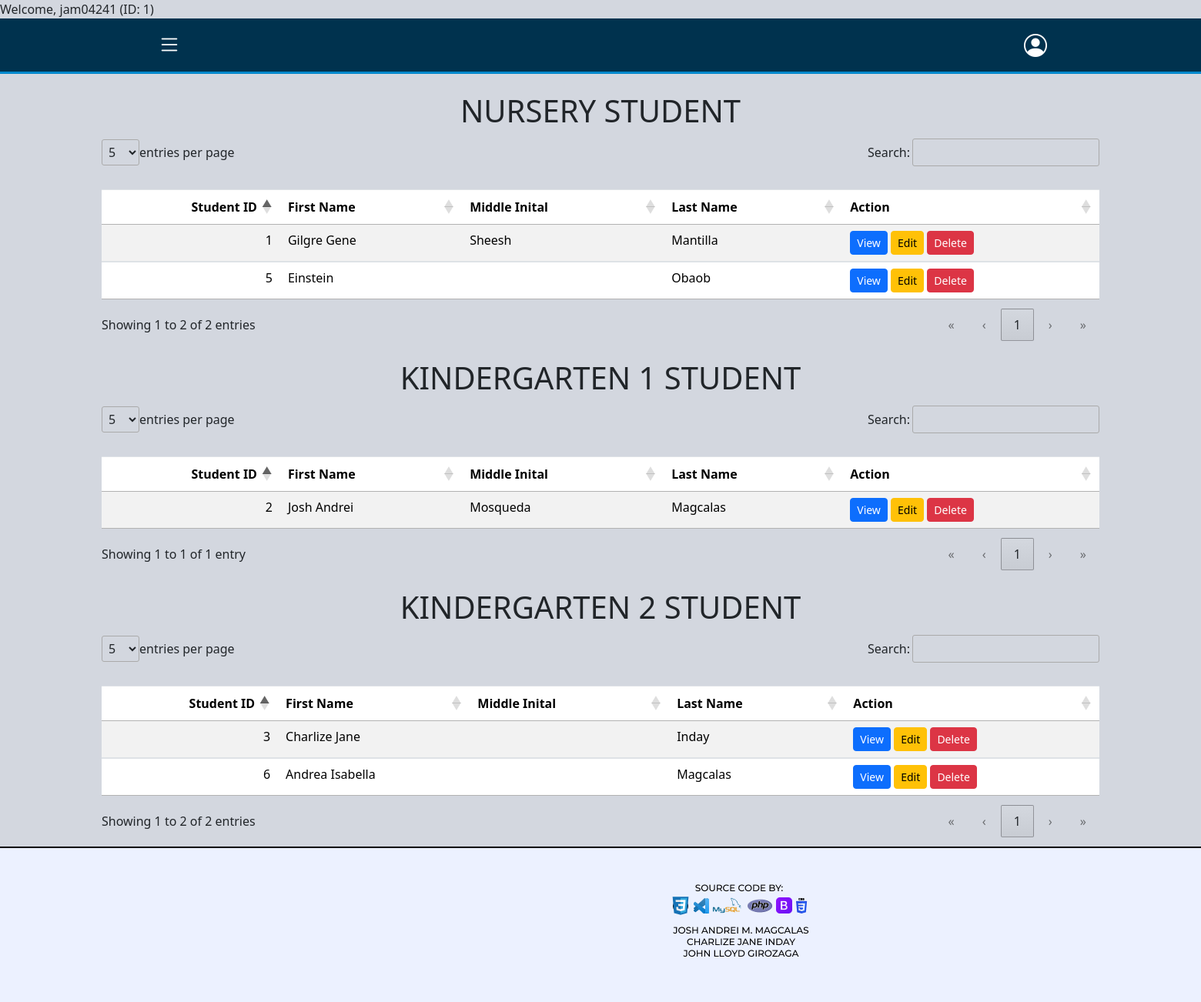
The app's page /website/student-listing.php (signed in) with its own data.
### tables this page shows
CREATE TABLE `tbl_student_info` (
  `student_id` int(11) NOT NULL,
  `enroll_category` enum('Nursery','Kindergarten_1','Kindergarten_2') DEFAULT NULL,
  `schoolyear` varchar(10) DEFAULT NULL,
  `last_name` varchar(50) NOT NULL,
  `first_name` varchar(100) NOT NULL,
  `middle_name` varchar(50) DEFAULT NULL,
  `street` text NOT NULL,
  `city` varchar(50) DEFAULT NULL,
  `zip_code` int(4) NOT NULL,
  `birthdate` date NOT NULL,
  `sex` enum('Male','Female') NOT NULL,
  `parent1` varchar(50) DEFAULT NULL,
  `parent1_contact` int(12) DEFAULT NULL,
  `parent2` varchar(50) DEFAULT NULL,
  `parent2_contact` int(12) DEFAULT NULL,
  `emergency_fullname` varchar(50) NOT NULL,
  `emergency_relationship` enum('mother','father','guardian','others') NOT NULL,
  `emergency_address` text NOT NULL,
  `emergency_contact_no` int(12) NOT NULL,
  `created_by` int(11) DEFAULT NULL,
  `date_created` timestamp NOT NULL DEFAULT current_timestamp(),
  `updated_by` int(11) DEFAULT NULL,
  `date_updated` timestamp NOT NULL DEFAULT current_timestamp(),
  `isactive` tinyint(1) NOT NULL
);

### website/student-listing.php (the view, shortened to what this page needs)
<?php
include "../database/dbconnect.php";
try {
    $nursery_students = [];
    $kindergarten1_students = [];
    $kindergarten2_students = [];
    $queries = [
        "SELECT
            student_id,
            first_name,
            middle_name,
            last_name
	    FROM
		    tbl_student_info
	    WHERE
		    enroll_category ='Nursery';",
        "SELECT
            student_id,
            first_name,
            middle_name,
            last_name
        FROM
            tbl_student_info
        WHERE
            enroll_category ='Kindergarten_1';",
        "SELECT
            student_id,
            first_name,
            middle_name,
            last_name
        FROM
            tbl_student_info
        WHERE
            enroll_category ='Kindergarten_2';"
    ];
    foreach ($queries as $index => $query) {
        if ($conn->multi_query($query)) {
            do {
                if ($result = $conn->store_result()) {
                    while ($row = $result->fetch_assoc()) {
                        if ($index == 0) {
                            $nursery_students[] = $row;
                        } elseif ($index == 1) {
                            $kindergarten1_students[] = $row;
                        } elseif ($index == 2) {
                            $kindergarten2_students[] = $row;
                        }
                    }
                }
            } while ($conn->next_result());
        } else {
            throw new Exception("Query Failed: " . $conn->error);
        }
    }
} catch (Exception $e) {
    echo "Error: " . $e->getMessage();
}
?>
<!DOCTYPE html>
<html lang="en">
<head>
    <link rel="stylesheet" href="/bootstrap/css/bootstrap.css">
    <link rel="stylesheet" href="/DataTables/datatables.min.css">
    <link href="https://cdn.jsdelivr.net/npm/bootstrap@4.6.2/dist/css/bootstrap.min.css" rel="stylesheet">
    <link href="https://cdn.jsdelivr.net/npm/bootstrap@5.3.2/dist/css/bootstrap.min.css" rel="stylesheet">
    <link href="https://cdn.jsdelivr.net/npm/bootstrap-icons/font/bootstrap-icons.css" rel="stylesheet">
    <link rel="stylesheet" href="https://cdnjs.cloudflare.com/ajax/libs/font-awesome/6.7.2/css/all.min.css">
    <link rel="stylesheet" href="../DataTables/datatables.css">
    <link rel="stylesheet" href="https://cdn.datatables.net/1.13.6/css/jquery.dataTables.min.css">
</head>
<body>
    <?php include"../Layouts/navbar.php"?>
    <div class="container mt-4">
        <h1 class="text-center">NURSERY STUDENT</h1>
            <table id="nursery-list" class="table table-striped mt-3">
                <thead>
                    <tr>
                        <th>Student ID</th>
                        <th>First Name</th>
                        <th>Middle Inital</th>
                        <th>Last Name</th>
                        <th>Action</th>
                    </tr>
                </thead>
                <tbody>
                <?php if (!empty($nursery_students)): ?>
                    <?php foreach ($nursery_students as $row): ?>
                        <tr>
                        <td><?= htmlspecialchars($row['student_id']) ?></td>
                        <td><?= htmlspecialchars($row['first_name']) ?></td>
                        <td><?= htmlspecialchars($row['middle_name']) ?></td>
                        <td><?= htmlspecialchars($row['last_name']) ?></td>
                            <td>
                            <button type="button" class="btn btn-primary btn-sm view-student-btn" data-id="<?= htmlspecialchars($row['student_id']) ?>" data-toggle="modal" data-target="#student-view">
                                View
                            </button>
                            <a class="btn btn-warning btn-sm edit-btn" href="update-enrollment-form.php?student_id=<?= htmlspecialchars($row['student_id']); ?>">
                                    Edit
                                </a>
                                <form action="../database/db_delete_student.php" method="POST" onsubmit="return confirm('Are you sure you want to delete this student?');" class="d-inline">
                                    <button type="submit" class="btn btn-danger btn-sm" >Delete</button>
                                </form>
                            </td>
                        </tr>
                        <?php endforeach; ?>
                    <?php else: ?>
                        <tr>
                            <td colspan="7" class="text-center">No students available</td>
                        </tr>
                    <?php endif; ?>
                </tbody>
            </table>
    </div>
    <div class="container mt-4">
        <h1 class="text-center">KINDERGARTEN 1 STUDENT</h1>
            <table id="kindergarten1-list" class="table table-striped mt-3">
                <thead>
                    <tr>
                        <th>Student ID</th>
                        <th>First Name</th>
                        <th>Middle Inital</th>
                        <th>Last Name</th>
                        <th>Action</th>
                    </tr>
                </thead>
                <tbody>
                    <?php if (!empty($kindergarten1_students)): ?>
                        <?php foreach ($kindergarten1_students as $row): ?>
                        <tr>
                        <td><?= htmlspecialchars($row['student_id']) ?></td>
                        <td><?= htmlspecialchars($row['first_name']) ?></td>
                        <td><?= htmlspecialchars($row['middle_name']) ?></td>
                        <td><?= htmlspecialchars($row['last_name']) ?></td>
                            <td>
                            <button type="button" class="btn btn-primary btn-sm view-student-btn" data-id="<?= htmlspecialchars($row['student_id']) ?>" data-toggle="modal" data-target="#student-view">
                                View
                            </button>
                                <a class="btn btn-warning btn-sm edit-btn" href="update-enrollment-form.php?student_id=<?= htmlspecialchars($row['student_id']); ?>">
                                    Edit
                                </a>
                                <form action="../database/db_delete_student.php" method="POST" onsubmit="return confirm('Are you sure you want to delete this student?');" class="d-inline">
                                    <button type="submit" class="btn btn-danger btn-sm" >Delete</button>
                                </form>
                            </td>
                        </tr>
                            <?php endforeach; ?>
                        <?php else: ?>
                        <tr>
                            <td colspan="7" class="text-center">No students available</td>
                        </tr>
                    <?php endif; ?>
                </tbody>
            </table>
    </div>
        <div class="container mt-4">
        <h1 class="text-center">KINDERGARTEN 2 STUDENT</h1>
            <table id="kindergarten2-list" class="table table-striped mt-3">
                <thead>
                    <tr>
                        <th>Student ID</th>
                        <th>First Name</th>
                        <th>Middle Inital</th>
                        <th>Last Name</th>
                        <th>Action</th>
                    </tr>
                </thead>
                <tbody>
                <?php if (!empty($kindergarten2_students)): ?>
                    <?php foreach ($kindergarten2_students as $row): ?>
                        <tr>
                            <td><?= htmlspecialchars($row['student_id']) ?></td>
                            <td><?= htmlspecialchars($row['first_name']) ?></td>
                            <td><?= htmlspecialchars($row['middle_name']) ?></td>
                            <td><?= htmlspecialchars($row['last_name']) ?></td>
                            <td>
                            <button type="button" class="btn btn-primary btn-sm view-student-btn" data-id="<?= htmlspecialchars($row['student_id']) ?>" data-toggle="modal" data-target="#student-view">
                                View
                            </button>
                                <a class="btn btn-warning btn-sm edit-btn" href="update-enrollment-form.php?student_id=<?= htmlspecialchars($row['student_id']); ?>">
                                    Edit
                                </a>
                                <form action="../database/db_delete_student.php" method="POST" onsubmit="return confirm('Are you sure you want to delete this student?');" class="d-inline">
                                    <button type="submit" class="btn btn-danger btn-sm" >Delete</button>
                                </form>
                            </td>
                        </tr>
                        <?php endforeach; ?>
                        <?php else: ?>
                        <tr>
                            <td colspan="7" class="text-center">No students available</td>
                        </tr>
                    <?php endif; ?>
                </tbody>
            </table>
    </div>
    <div class="footer">
        <img src="../images/FOOTER.png" alt="Footer" class="footer-img">
    </div>
</body>
</html>

### DataTables/datatables.css (style rules this page uses)
:root { --dt-row-selected: 13, 110, 253; --dt-row-selected-text: 255, 255, 255; --dt-row-selected-link: 9, 10, 11; --dt-row-stripe: 0, 0, 0; --dt-row-hover: 0, 0, 0; --dt-column-ordering: 0, 0, 0; --dt-html-background: white; }
table.dataTable thead > tr > th.dt-orderable-asc, table.dataTable thead > tr > th.dt-orderable-desc, table.dataTable thead > tr > th.dt-ordering-asc, table.dataTable thead > tr > th.dt-ordering-desc, table.dataTable thead > tr > td.dt-orderable-asc, table.dataTable thead > tr > td.dt-orderable-desc, table.dataTable thead > tr > td.dt-ordering-asc, table.dataTable thead > tr > td.dt-ordering-desc { position: relative; padding-right: 30px; }
table.dataTable thead > tr > th.dt-orderable-asc, table.dataTable thead > tr > th.dt-orderable-desc, table.dataTable thead > tr > td.dt-orderable-asc, table.dataTable thead > tr > td.dt-orderable-desc { cursor: pointer; }
table.dataTable th, table.dataTable td { box-sizing: border-box; }
table.dataTable th.dt-type-numeric, table.dataTable th.dt-type-date, table.dataTable td.dt-type-numeric, table.dataTable td.dt-type-date { text-align: right; }
table.dataTable thead th, table.dataTable thead td, table.dataTable tfoot th, table.dataTable tfoot td { text-align: left; }
:root { --dt-row-hover-alpha: 0.035; --dt-row-stripe-alpha: 0.023; --dt-column-ordering-alpha: 0.019; --dt-row-selected-stripe-alpha: 0.923; --dt-row-selected-column-ordering-alpha: 0.919; }
table.dataTable { width: 100%; margin: 0 auto; border-spacing: 0; }
table.dataTable thead th, table.dataTable tfoot th { font-weight: bold; }
table.dataTable > thead > tr > th, table.dataTable > thead > tr > td { padding: 10px; border-bottom: 1px solid rgba(0, 0, 0, 0.3); }
table.dataTable > tbody > tr { background-color: transparent; }
table.dataTable > tbody > tr:first-child > * { border-top: none; }
table.dataTable > tbody > tr:last-child > * { border-bottom: none; }
table.dataTable > tbody > tr > th, table.dataTable > tbody > tr > td { padding: 8px 10px; }
div.dt-container div.dt-layout-full > *:only-child { margin-left: auto; margin-right: auto; }
div.dt-container.dt-empty-footer tbody > tr:last-child > * { border-bottom: 1px solid rgba(0, 0, 0, 0.3); }

### Layouts/navbar.php (style rules this page uses)
body { background-color: #d3d7df; margin: 0; padding: 0; }

### records on screen
tbl_student_info: student_id "1", first_name "Gilgre Gene", middle_name "Sheesh", last_name "Mantilla"
tbl_student_info: student_id "5", first_name "Einstein", last_name "Obaob"
tbl_student_info: student_id "2", first_name "Josh Andrei", middle_name "Mosqueda", last_name "Magcalas"
tbl_student_info: student_id "3", first_name "Charlize Jane", last_name "Inday"
tbl_student_info: student_id "6", first_name "Andrea Isabella", last_name "Magcalas"

### other values on screen
$_SESSION["username"] "jam04241"
$_SESSION["employee_id"] "1"
